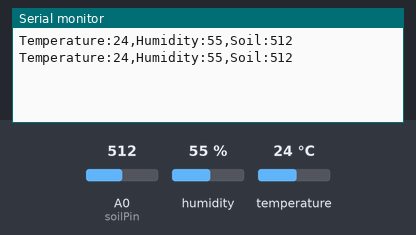
Recording of a sketch running on a simulated Arduino Uno, built with avr-gcc and run on an emulated ATmega328P. Parts: the last lines printed to the serial monitor. The test bench sets the inputs (shaded band); at power-on: humidity 55 %, A0 (soilPin) = 512, temperature 24 °C.

Above: at 3.3 s.
3.4 s: humidity set to 22 %
At 6.3 s:
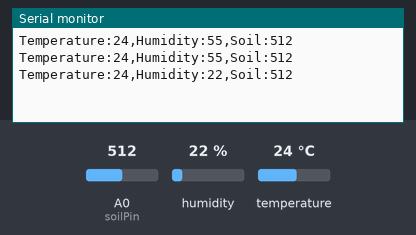
6.7 s: A0 (soilPin) set to 716
At 9.1 s:
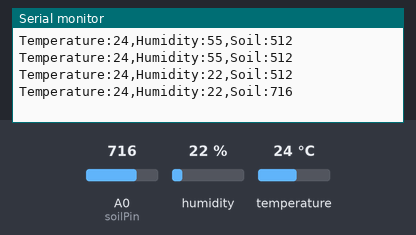
10.0 s: temperature set to 12 °C
At 11.9 s:
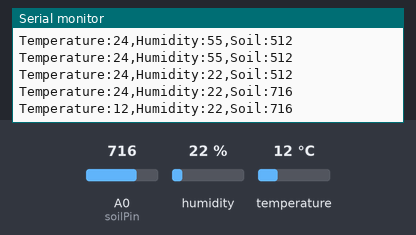
13.3 s: A0 (soilPin) set to 900
At 13.3 s:
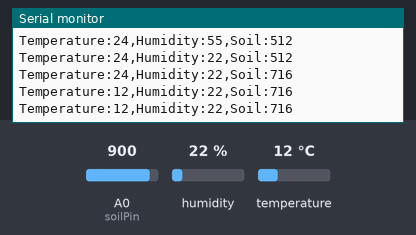
16.6 s: humidity set to 40 %
At 19.0 s:
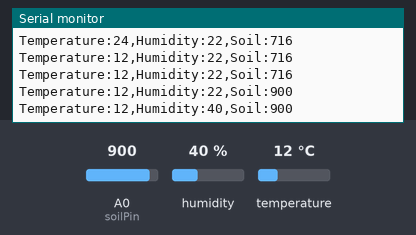
Timing chart, 0 to 20.5 s (numbered marks = the images above; inputs shaded):
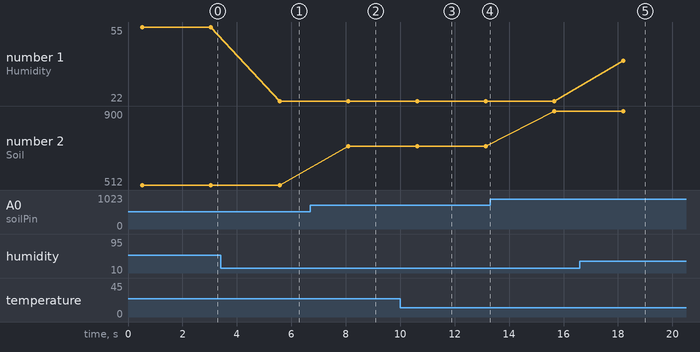

The sketch:

ReadTempAndHumidity.ino
```cpp
#include <DHT11.h>

DHT11 dht11(2);

int soilPin = A0;   // Soil sensor connected to A0

void setup() {
    Serial.begin(9600);
}

void loop() {
    int temperature = 0;
    int humidity = 0;
    int soilValue = analogRead(soilPin);

    int result = dht11.readTemperatureHumidity(temperature, humidity);

    if (result == 0) {
        Serial.println(
            "Temperature:" + String(temperature) +
            ",Humidity:" + String(humidity) +
            ",Soil:" + String(soilValue)
        );
    } else {
        Serial.println("Sensor Error");
    }

    delay(2000);
}
```

Measured:
- after the input at 3.4 s, the serial monitor: prints a new line after 2.2 s (image 1)
- after the input at 6.7 s, the serial monitor: prints a new line after 1.4 s (image 2)
- after the input at 10.0 s, the serial monitor: prints a new line after 0.62 s (image 3)
- after the input at 16.6 s, the serial monitor: prints a new line after 1.6 s (image 5)
- plotted number 1: 55 → 22 after the input at 3.4 s, 22 → 40 after the input at 16.6 s
- plotted number 2: 512 → 716 after the input at 6.7 s, 716 → 900 after the input at 13.3 s
